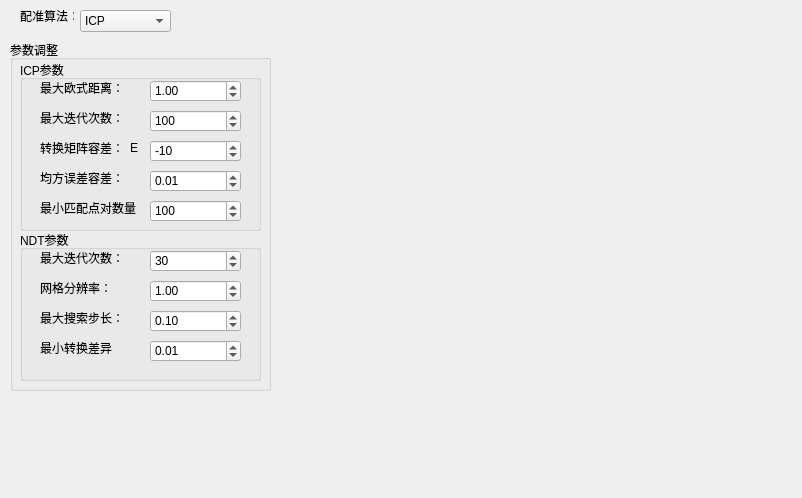
<?xml version="1.0" encoding="UTF-8"?>
<ui version="4.0">
 <class>TRegister</class>
 <widget class="QWidget" name="TRegister">
  <property name="geometry">
   <rect>
    <x>0</x>
    <y>0</y>
    <width>802</width>
    <height>498</height>
   </rect>
  </property>
  <property name="windowTitle">
   <string>TRegister</string>
  </property>
  <widget class="QGroupBox" name="algo_para">
   <property name="geometry">
    <rect>
     <x>10</x>
     <y>40</y>
     <width>261</width>
     <height>351</height>
    </rect>
   </property>
   <property name="title">
    <string>参数调整</string>
   </property>
   <widget class="QGroupBox" name="gpb_icp_para">
    <property name="geometry">
     <rect>
      <x>10</x>
      <y>20</y>
      <width>241</width>
      <height>171</height>
     </rect>
    </property>
    <property name="title">
     <string>ICP参数</string>
    </property>
    <widget class="QLabel" name="label_2">
     <property name="geometry">
      <rect>
       <x>20</x>
       <y>20</y>
       <width>91</width>
       <height>16</height>
      </rect>
     </property>
     <property name="text">
      <string>最大欧式距离：</string>
     </property>
    </widget>
    <widget class="QLabel" name="label_3">
     <property name="geometry">
      <rect>
       <x>20</x>
       <y>50</y>
       <width>91</width>
       <height>16</height>
      </rect>
     </property>
     <property name="text">
      <string>最大迭代次数：</string>
     </property>
    </widget>
    <widget class="QLabel" name="label_4">
     <property name="geometry">
      <rect>
       <x>20</x>
       <y>80</y>
       <width>91</width>
       <height>16</height>
      </rect>
     </property>
     <property name="text">
      <string>转换矩阵容差：</string>
     </property>
    </widget>
    <widget class="QLabel" name="label_5">
     <property name="geometry">
      <rect>
       <x>20</x>
       <y>110</y>
       <width>91</width>
       <height>16</height>
      </rect>
     </property>
     <property name="text">
      <string>均方误差容差：</string>
     </property>
    </widget>
    <widget class="QDoubleSpinBox" name="sbx_icp_distance">
     <property name="geometry">
      <rect>
       <x>130</x>
       <y>20</y>
       <width>91</width>
       <height>22</height>
      </rect>
     </property>
     <property name="maximum">
      <double>20.000000000000000</double>
     </property>
     <property name="singleStep">
      <double>0.100000000000000</double>
     </property>
     <property name="value">
      <double>1.000000000000000</double>
     </property>
    </widget>
    <widget class="QSpinBox" name="sbx_icp_iteration">
     <property name="geometry">
      <rect>
       <x>130</x>
       <y>50</y>
       <width>91</width>
       <height>22</height>
      </rect>
     </property>
     <property name="maximum">
      <number>300</number>
     </property>
     <property name="value">
      <number>100</number>
     </property>
    </widget>
    <widget class="QDoubleSpinBox" name="sbx_icp_fitness_epsilon">
     <property name="geometry">
      <rect>
       <x>130</x>
       <y>110</y>
       <width>91</width>
       <height>22</height>
      </rect>
     </property>
     <property name="maximum">
      <double>0.500000000000000</double>
     </property>
     <property name="singleStep">
      <double>0.010000000000000</double>
     </property>
     <property name="value">
      <double>0.010000000000000</double>
     </property>
    </widget>
    <widget class="QSpinBox" name="sbx_icp_trans_epsilon">
     <property name="geometry">
      <rect>
       <x>130</x>
       <y>80</y>
       <width>91</width>
       <height>22</height>
      </rect>
     </property>
     <property name="minimum">
      <number>-20</number>
     </property>
     <property name="maximum">
      <number>0</number>
     </property>
     <property name="value">
      <number>-10</number>
     </property>
    </widget>
    <widget class="QLabel" name="label_6">
     <property name="geometry">
      <rect>
       <x>110</x>
       <y>80</y>
       <width>16</width>
       <height>16</height>
      </rect>
     </property>
     <property name="text">
      <string>E</string>
     </property>
    </widget>
    <widget class="QLabel" name="label_11">
     <property name="geometry">
      <rect>
       <x>20</x>
       <y>140</y>
       <width>101</width>
       <height>16</height>
      </rect>
     </property>
     <property name="text">
      <string>最小匹配点对数量：</string>
     </property>
    </widget>
    <widget class="QSpinBox" name="sbx_icp_correspond_number">
     <property name="geometry">
      <rect>
       <x>130</x>
       <y>140</y>
       <width>91</width>
       <height>22</height>
      </rect>
     </property>
     <property name="maximum">
      <number>300</number>
     </property>
     <property name="value">
      <number>100</number>
     </property>
    </widget>
   </widget>
   <widget class="QGroupBox" name="gpb_ndt_para">
    <property name="geometry">
     <rect>
      <x>10</x>
      <y>190</y>
      <width>241</width>
      <height>151</height>
     </rect>
    </property>
    <property name="title">
     <string>NDT参数</string>
    </property>
    <widget class="QSpinBox" name="sbx_ndt_iteration">
     <property name="geometry">
      <rect>
       <x>130</x>
       <y>20</y>
       <width>91</width>
       <height>22</height>
      </rect>
     </property>
     <property name="maximum">
      <number>300</number>
     </property>
     <property name="value">
      <number>30</number>
     </property>
    </widget>
    <widget class="QLabel" name="label_9">
     <property name="geometry">
      <rect>
       <x>20</x>
       <y>20</y>
       <width>91</width>
       <height>16</height>
      </rect>
     </property>
     <property name="text">
      <string>最大迭代次数：</string>
     </property>
    </widget>
    <widget class="QLabel" name="label_8">
     <property name="geometry">
      <rect>
       <x>20</x>
       <y>80</y>
       <width>91</width>
       <height>16</height>
      </rect>
     </property>
     <property name="text">
      <string>最大搜索步长：</string>
     </property>
    </widget>
    <widget class="QDoubleSpinBox" name="sbx_ndt_stepsize">
     <property name="geometry">
      <rect>
       <x>130</x>
       <y>80</y>
       <width>91</width>
       <height>22</height>
      </rect>
     </property>
     <property name="maximum">
      <double>0.500000000000000</double>
     </property>
     <property name="singleStep">
      <double>0.010000000000000</double>
     </property>
     <property name="value">
      <double>0.100000000000000</double>
     </property>
    </widget>
    <widget class="QLabel" name="label_10">
     <property name="geometry">
      <rect>
       <x>20</x>
       <y>50</y>
       <width>91</width>
       <height>16</height>
      </rect>
     </property>
     <property name="text">
      <string>网格分辨率：</string>
     </property>
    </widget>
    <widget class="QLabel" name="label_7">
     <property name="geometry">
      <rect>
       <x>20</x>
       <y>110</y>
       <width>91</width>
       <height>16</height>
      </rect>
     </property>
     <property name="text">
      <string>最小转换差异</string>
     </property>
    </widget>
    <widget class="QDoubleSpinBox" name="sbx_ndt_trans_epsilon">
     <property name="geometry">
      <rect>
       <x>130</x>
       <y>110</y>
       <width>91</width>
       <height>22</height>
      </rect>
     </property>
     <property name="maximum">
      <double>0.100000000000000</double>
     </property>
     <property name="singleStep">
      <double>0.010000000000000</double>
     </property>
     <property name="value">
      <double>0.010000000000000</double>
     </property>
    </widget>
    <widget class="QDoubleSpinBox" name="sbx_ndt_resolution">
     <property name="geometry">
      <rect>
       <x>130</x>
       <y>50</y>
       <width>91</width>
       <height>22</height>
      </rect>
     </property>
     <property name="maximum">
      <double>5.000000000000000</double>
     </property>
     <property name="singleStep">
      <double>0.100000000000000</double>
     </property>
     <property name="value">
      <double>1.000000000000000</double>
     </property>
    </widget>
   </widget>
  </widget>
  <widget class="QLabel" name="label">
   <property name="geometry">
    <rect>
     <x>20</x>
     <y>10</y>
     <width>54</width>
     <height>12</height>
    </rect>
   </property>
   <property name="text">
    <string>配准算法：</string>
   </property>
  </widget>
  <widget class="QComboBox" name="cbb_algo_select">
   <property name="geometry">
    <rect>
     <x>80</x>
     <y>10</y>
     <width>91</width>
     <height>22</height>
    </rect>
   </property>
   <item>
    <property name="text">
     <string>ICP</string>
    </property>
   </item>
   <item>
    <property name="text">
     <string>NDT</string>
    </property>
   </item>
  </widget>
 </widget>
 <layoutdefault spacing="6" margin="11"/>
 <resources/>
 <connections/>
</ui>
